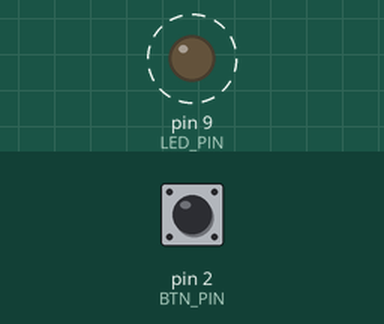
Recording of a sketch running on a simulated Arduino Uno, built with avr-gcc and run on an emulated ATmega328P. Parts: output pins drawn as LEDs (lit = HIGH). Dashed ring = blinking. Inputs (shaded band) come from the test bench; at power-on: pin 2 (BTN_PIN) HIGH. What the sketch prints to the serial monitor is not drawn.

Above: at 1.8 s.
1.9 s: pin 2 (BTN_PIN) pulled LOW for 3.2 s
Timing chart, 0 to 12.6 s (numbered marks = the images above; inputs shaded):
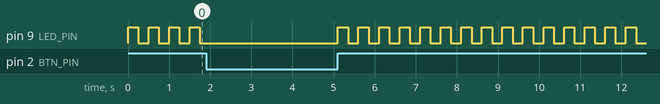

The sketch:

02_blink_while_button_held.ino
```cpp
// 02 - Blink only while a button is held
// LED: pin 9 -> 220ohm -> LED -> GND
// Button: connect one leg to pin 2, the other leg to GND (no resistor needed).
// We use the board's built-in pull-up resistor, so the pin reads HIGH when
// released and LOW when pressed.
// Watch the printed value in the Serial Monitor (9600 baud).

const int LED_PIN = 9;                  // friendly name for the LED pin
const int BTN_PIN = 2;                  // friendly name for the button pin

void setup() {                          // runs once at startup
  pinMode(LED_PIN, OUTPUT);             // LED pin sends voltage out
  pinMode(BTN_PIN, INPUT_PULLUP);       // button pin reads voltage in; turn on the internal pull-up
  Serial.begin(9600);                   // open the Serial Monitor at 9600 so we can see the button state
}

void loop() {                           // runs forever
  int pressed = digitalRead(BTN_PIN);   // read the button: HIGH when pressed, LOW when released
  Serial.println(pressed);              // print that value so you can watch it change

  if (pressed == HIGH) {                // HIGH means the button IS being held down
    digitalWrite(LED_PIN, HIGH);        // LED on
    delay(250);                         // wait a quarter second
    digitalWrite(LED_PIN, LOW);         // LED off
    delay(250);                         // wait again -> this makes it blink while held
  } else {                              // otherwise the button is released
    digitalWrite(LED_PIN, LOW);         // keep the LED off
  }
}
```
